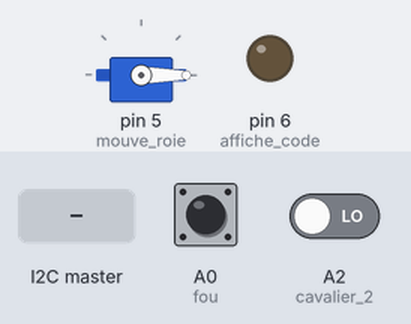
Recording of a sketch running on a simulated Arduino Uno, built with avr-gcc and run on an emulated ATmega328P. Shown: servo, output pins drawn as LEDs (lit = HIGH). Inputs (shaded band) come from the test bench; at power-on: A0 (fou) HIGH, A2 (cavalier_2) LOW. Pins used as bus, display or sensor lines are not drawn; what the sketch prints to the serial monitor is not drawn.

Above: at 1.4 s.
1.5 s: the I2C master sends the byte 1
At 2.7 s:
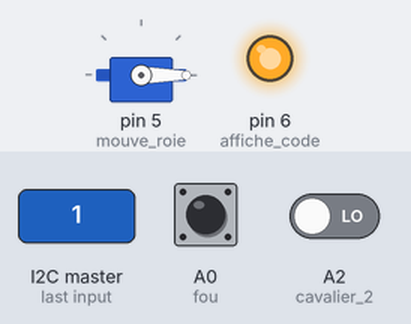
3.0 s: the I2C master sends the byte 0
At 4.1 s:
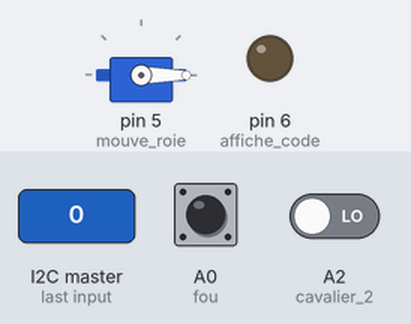
Timing chart, 0 to 6.0 s (numbered marks = the images above; inputs shaded):
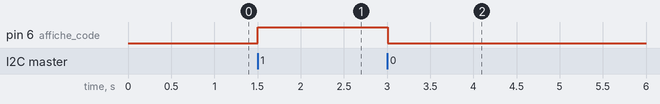

The sketch:

echequier.ino
```cpp
#include <Wire.h>
#include <Servo.h>


#define SLAVE_ADDRESS 0x08 // define communication i2c
int number = 0;
int state = 0;

Servo mouve_roie;  // create servo object to control a servo

bool echeque = false;
bool echeque_math = false;
int  affiche_code =  6;
int  reset_pin = 12;
int  reine = 3;
int  roie  = 4;
int  cavalier_2 = A2;
int  fou = A0;
int  cavalier = A1;

void setup() {
  Serial.begin(9600); // start serial for output
  digitalWrite(reset_pin, HIGH);
  delay(200);
  pinMode(affiche_code, OUTPUT);
  pinMode(reset_pin, OUTPUT);
  digitalWrite(reset_pin, HIGH);

  pinMode(roie, INPUT);
  pinMode(fou, INPUT);
  pinMode(reine, INPUT);
  pinMode(cavalier, INPUT);

  // define callbacks for i2c communication
  Wire.begin(SLAVE_ADDRESS);
  Wire.onReceive(receiveData);
  Wire.onRequest(sendData);

  // define callbacks for i2c communication
  Serial.println("Ready!");
  mouve_roie.attach(5);
  mouve_roie.write(0);
}

void loop() {
//    Serial.println(placement_fou());
//Serial.println(digitalRead(roie));
 Serial.println(digitalRead(cavalier_2));
// Serial.println(analogRead(fou));

  if (placement_fou() && placement_cavalier() && placement_reine() && placement_roie()) {
    echeque = true;
    mouve_roie.write(50);
  }
  if (echeque && placement_fou() && !placement_cavalier() && placement_reine() && placement_roie() && placment_2()){
    echeque_math = true;
  }
  if (echeque_math) {
    digitalWrite(affiche_code, HIGH);
  } else {
    digitalWrite(affiche_code, LOW);
  }
  delay(10);

}

bool placement_roie(){
  return (digitalRead(roie) == 0);
}
bool placement_fou(){
 return (digitalRead(fou) == 0) ;
}
bool placement_reine(){
  return (digitalRead(reine) == 0);
}
bool placement_cavalier(){
  return (analogRead(cavalier) >= 400 && analogRead(cavalier) <= 505);
}

bool placment_2(){
  return  (digitalRead(cavalier_2) == 0);
}

void receiveData(int byteCount){

//  while(Wire.available()) {
//
//  }
  int x = Wire.read();   // receive byte as an integer
  Serial.println(x);
  if(x == 2) {
    digitalWrite(reset_pin, LOW);
  }
  if (x == 1) {
    echeque_math = true;
  }
  if (x == 0) {
    echeque_math = false;
  }
}

void sendData(){
  Wire.write(echeque_math);
}
```

Measured:
- after the input at 1.5 s, pin 6 (affiche_code): LOW → HIGH at once
- after the input at 3.0 s, pin 6 (affiche_code): HIGH → LOW at once
